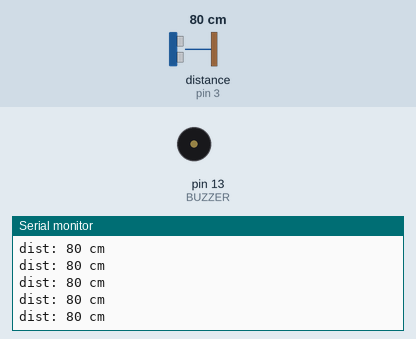
This sketch was run on a simulated Arduino Uno, built with avr-gcc and run on an emulated ATmega328P. Parts: buzzer (waves = sounding, pin HIGH), the last lines printed to the serial monitor. Wiring (inferred from the names in the program): ultrasonic range finder: trigger pin 6; echo pin 3. The inputs (shaded band) are chosen by the test bench; at power-on: distance to the obstacle (sensor on pin 3) 80 cm. The echo pulse lasts 58.3 µs per cm; pins used as bus, display or sensor lines are not drawn.

Above: at 1.2 s.
1.3 s: distance to the obstacle (sensor on pin 3) set to 2 cm
At 1.38 s:
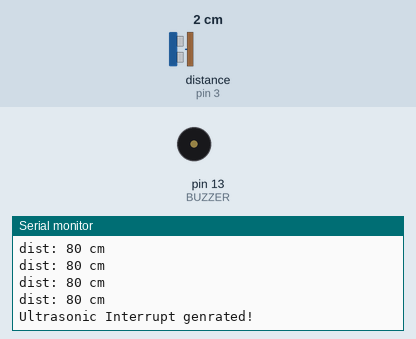
2.9 s: distance to the obstacle (sensor on pin 3) set to 53 cm
At 3.09 s:
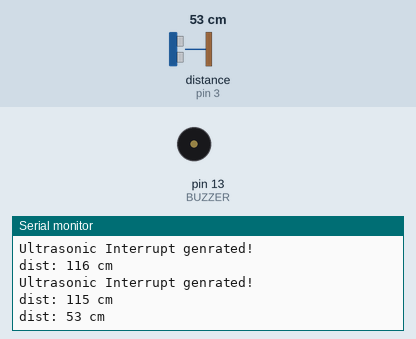
Timing chart, 0 to 5.9 s (numbered marks = the images above; inputs shaded):
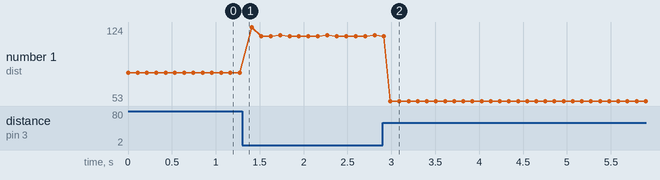

Measured:
- after the input at 1.3 s, the serial monitor: prints a new line after 0.07 s (image 1)
- after the input at 2.9 s, the serial monitor: prints a new line after 0.09 s (image 2)
- plotted number 1: 80 → 116 after the input at 1.3 s, 116 → 53 after the input at 2.9 s

The sketch:

M1_T2P.ino
```cpp
//Adding interrupts to ultrasonic sensor connected to Piezo buzzer
const int TRIG = 6; // Arduino pin connected to Sensor's TRIG pin
const int ECHO = 3;   // Arduino pin connected to Sensor's ECHO pin
const int BUZZER = 13;  // Arduino pin connected to Piezo Buzzer's pin
const int   DISTANCE_THRESHOLD = 50; //centimeters
static unsigned long startTime = 0;
static unsigned long endTime = 0;

void setup() {
  Serial.begin(9600);  // initializing serial port
  pinMode(TRIG, OUTPUT); // sets arduino pin to output mode
  pinMode(ECHO, INPUT);  // sets arduino pin to input mode
  pinMode(BUZZER, OUTPUT);   // sets arduino pin to output mode

  attachInterrupt(digitalPinToInterrupt(ECHO), ISR_Ultrasonic, CHANGE);  //adding interrupt via echo pin
}

void loop() {
  digitalWrite(TRIG, LOW);
  delayMicroseconds(2);
  // generating a 10-microsecond pulse to TRIG pin
  digitalWrite(TRIG, HIGH);
  delayMicroseconds(10);
  digitalWrite(TRIG, LOW);

  unsigned long pulseDuration = pulseIn(ECHO, HIGH);

  int dist = pulseDuration / 58;   // calculates the distance

  Serial.print("dist: ");
  Serial.print(dist);
  Serial.println(" cm");

  delay(100);
}

// Function to generate interrupts
void ISR_Ultrasonic() {
  int echo = digitalRead(ECHO);
  if(echo == HIGH){
  	startTime = micros();
  }else{
    endTime = micros();
  	long duration = endTime - startTime;
    int dist = duration/58;
    if(dist < DISTANCE_THRESHOLD)
    {
      Serial.println("Ultrasonic Interrupt genrated!");
   	  digitalWrite(BUZZER,HIGH);  // turn on buzzer
      delay(500);
      digitalWrite(BUZZER,LOW);   // turn off buzzer
      delay(500);
    }
  }

}
```
